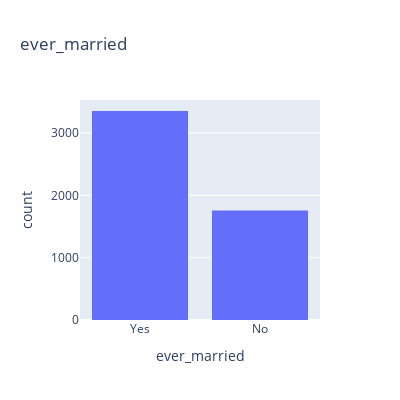

The notebook cell this image was saved under:
### Code cell
print (f'{round(df["ever_married"].value_counts(normalize=True)*100,2)}')
fig = px.histogram(df, x="ever_married", title='ever_married', width=400, height=400)
fig.show()

### Figure 1 — Plotly figure (JSON) as saved in the notebook; plotly's stock layout.template omitted (floating-point values rounded to 4 significant figures; data arrays with more than 128 entries replaced by an {"elided": "..."} marker saying what was removed)
{"data": [{"alignmentgroup": "True", "bingroup": "x", "hovertemplate": "ever_married=%{x}<br>count=%{y}<extra></extra>", "legendgroup": "", "marker": {"color": "#636efa", "pattern": {"shape": ""}}, "name": "", "offsetgroup": "", "orientation": "v", "showlegend": false, "type": "histogram", "x": {"elided": "5110 str values"}, "xaxis": "x", "yaxis": "y"}], "layout": {"barmode": "relative", "height": 400, "legend": {"tracegroupgap": 0}, "title": {"text": "ever_married"}, "width": 400, "xaxis": {"anchor": "y", "domain": [0, 1], "title": {"text": "ever_married"}}, "yaxis": {"anchor": "x", "domain": [0, 1], "title": {"text": "count"}}}}
